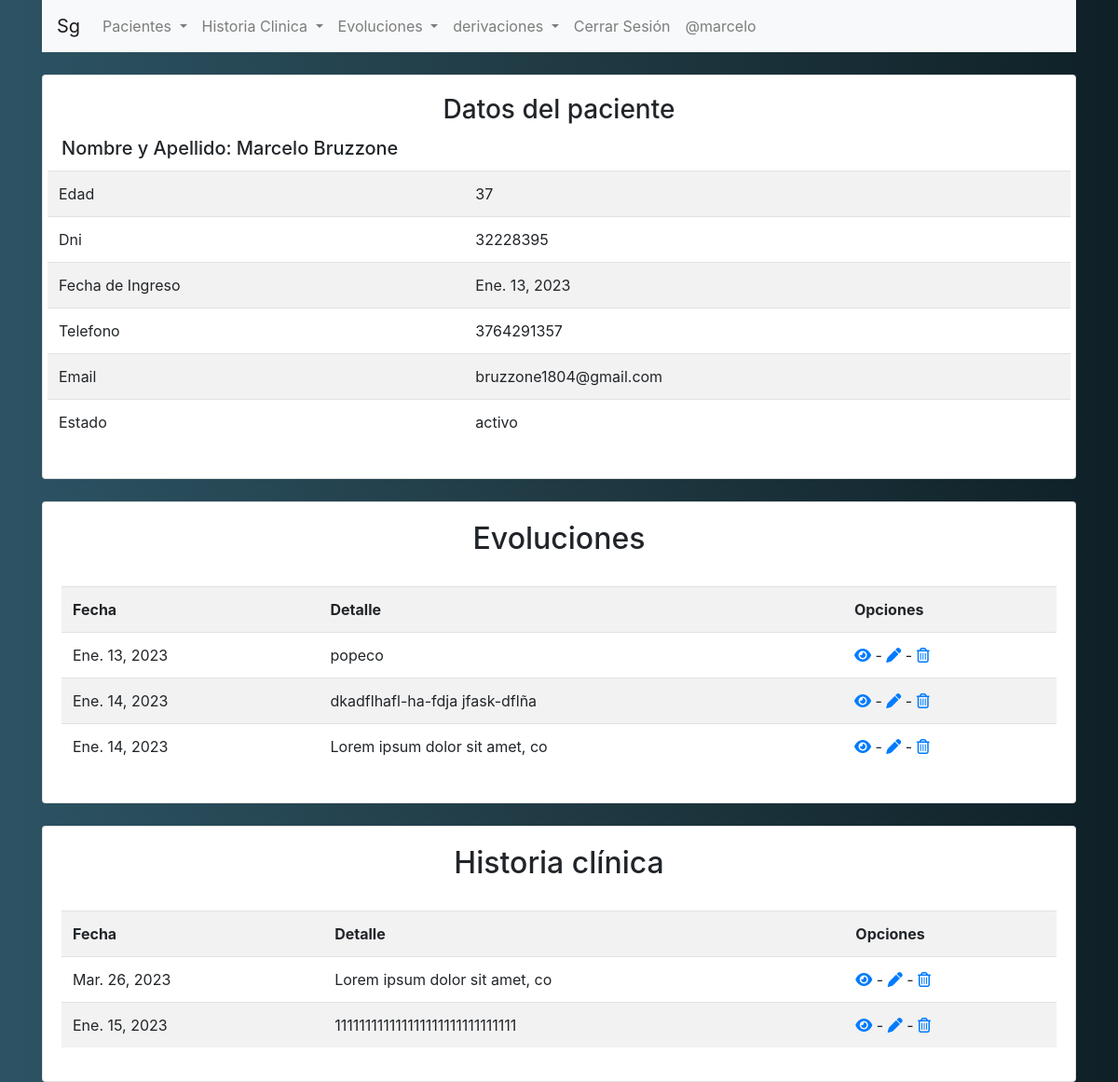
Screenshot of /detalle-paciente/1/ (signed in) with the database file from the repository.
### gestion/models.py (models this page shows, shortened)
class paciente(models.Model):
    nombre = models.CharField(max_length=100)
    apellido = models.CharField(max_length=100, blank=True)
    edad = models.IntegerField(blank=True)
    diagnostico_presuntivo = models.CharField(max_length=200, blank=True)
    motivo_consulta = models.CharField(max_length=200, blank=True)
    derivado = models.BooleanField(default=False)
    detalle_derivacion = models.CharField(max_length=200, blank=True)
    dni = models.CharField(max_length=100, blank=True)
    fecha_ingreso = models.DateField(blank=True, null=True)
    telefono = models.CharField(max_length=100, blank=True)
    email = models.EmailField(blank=True)
    estado = models.CharField(blank=True, null=True)
    estado_choices = (
        ('activo', 'activo'),
        ('inactivo', 'inactivo'),
        ('alta', 'alta'),
        ('derivado', 'derivado')
    )
    estado = models.CharField(
        max_length=20, choices=estado_choices, default='activo')
    imagen = models.ImageField(upload_to='pacientes', blank=True)

class evolucion(models.Model):
    paciente = models.ForeignKey(
        paciente, on_delete=models.CASCADE, blank=True)
    fecha = models.DateField(blank=True, null=True)
    detalle = models.TextField(blank=True)
    imagen = models.ImageField(upload_to='evoluciones', blank=True)

class historiaClinica(models.Model):
    paciente = models.ForeignKey(
        paciente, on_delete=models.CASCADE, blank=True)
    fecha = models.DateField(blank=True, null=True)
    detalle = models.TextField(blank=True)
    imagen = models.ImageField(upload_to='Hc', blank=True)

### gestion/views.py (the view)
# urls.py: path('detalle-paciente/<id>/', detalle_paciente, name='detalle_paciente'),
@permission_required('api.view_paciente')
def detalle_paciente(request, id):
    pelotudo = get_object_or_404(paciente, pk=id)
    evoluciones = evolucion.objects.filter(paciente=pelotudo)
    hcs = historiaClinica.objects.filter(paciente=pelotudo)
    data = {
        'paciente': pelotudo,
        'evoluciones': evoluciones,
        'hcs': hcs
    }
    return render(request, 'gestion/paciente/detalle.html', data)

### gestion/templates/gestion/paciente/detalle.html (shortened to what this page needs)
{% extends "gestion/layout.html" %} {% block body %}
<div class="card">
  <div class="card-body">
    <h3 class="card-title"><center>Datos del paciente</center></h3>
    <h5 class="card-title">
      Nombre y Apellido: {{paciente.nombre}} {{paciente.apellido}}
    </h5>
    <div class="row">
      <table class="table table-striped table-hover table-responsive-sm">
        <tbody>
          <tr>
            <td>Edad</td>
            <td>{{paciente.edad}}</td>
          </tr>
          <tr>
            <td>Dni</td>
            <td>{{paciente.dni}}</td>
          </tr>
          <tr>
            <td>Fecha de Ingreso</td>
            <td>{{paciente.fecha_ingreso}}</td>
          </tr>
          <tr>
            <td>Telefono</td>
            <td>{{paciente.telefono}}</td>
          </tr>
          <tr>
            <td>Email</td>
            <td>{{paciente.email}}</td>
          </tr>
          <tr>
            <td>Estado</td>
            <td>{{paciente.estado}}</td>
          </tr>
        </tbody>
      </table>
    </div>
  </div>
</div>
<br />
{% if evoluciones %}
<div class="card">
  <card class="card-body">
    <h2><center>Evoluciones</center></h2>
    <br />
    <table class="table table-striped table-hover table-responsive-sm">
      <tr>
        <th>Fecha</th>
        <th>Detalle</th>
        <th>Opciones</th>
      </tr>
      {% for evolucion in evoluciones %}
      <tr>
        <td>{{evolucion.fecha}}</td>
        <td>{{evolucion.detalle | slice:"30"}}</td>
        <td>
          <a
            href="{% url 'gestion:detalle_evolucion' evolucion.id %}"
            class="fas fa-eye"
          ></a>
          {% if perms.gestion.change_evolucion %}
          <a> - </a>
          <a
            href="{% url 'gestion:modificar_evolucion' evolucion.id %}"
            class="fas fa-pen"
          ></a>
          {% endif %} {% if perms.gestion.delete_evolucion %}
          <a> - </a>
          <a
            href="#"
            class="far fa-trash-alt"
            onclick="eliminarEvolucion({{evolucion.id}})"
          ></a>
          {% endif %}
        </td>
      </tr>
      {% endfor %}
    </table>
  </card>
</div>
<br />
{% endif %} {% if hcs %}
<div class="card">
  <card class="card-body">
    <h2><center>Historia clínica</center></h2>
    <br />
    <table class="table table-striped table-hover table-responsive-sm">
      <tr>
        <th>Fecha</th>
        <th>Detalle</th>
        <th>Opciones</th>
      </tr>
      {% for hc in hcs %}
      <tr>
        <td>{{hc.fecha}}</td>
        <td>{{hc.detalle | slice:"30"}}</td>
        <td>
          <a
            href="{% url 'gestion:detalle_historiaClinica' hc.id %}"
            class="fas fa-eye"
          ></a>
          {% if perms.gestion.change_historiaClinica %}
          <a> - </a>
          <a
            href="{% url 'gestion:modificar_historiaClinica' hc.id %}"
            class="fas fa-pen"
          ></a>
          {% endif %} {% if perms.gestion.delete_historiaClinica %}
          <a> - </a>
          <a
            href="#"
            class="far fa-trash-alt"
            onclick="eliminarhistoriaClinica({{hc.id}})"
          ></a>
          {% endif %}
        </td>
      </tr>
      {% endfor %}
    </table>
  </card>
</div>
{% endif %} {% endblock %}

### gestion/templates/gestion/layout.html (shortened to what this page needs)
{% load static %}
<!DOCTYPE html>
<html lang="en">
  <head>
    <link
      rel="stylesheet"
      href="https://cdn.jsdelivr.net/npm/bootstrap@4.6.1/dist/css/bootstrap.min.css"
    />
  </head>
  <body style="background: #0F2027;
  background: -webkit-linear-gradient(to right, #2C5364, #203A43, #0F2027);
  background: linear-gradient(to right, #2C5364, #203A43, #0F2027);">
    <div class="container">
    <nav class="navbar navbar-expand-lg navbar-light bg-light">
      <a class="navbar-brand" href="{% url 'gestion:index' %}">Sg</a>
      <div class="collapse navbar-collapse" id="navbarSupportedContent">
        <ul class="navbar-nav mr-auto">
          <li class="nav-item dropdown">
            <a
              class="nav-link dropdown-toggle"
              href="#"
              id="navbarDropdown"
              role="button"
              data-toggle="dropdown"
              aria-expanded="false"
            >
              Pacientes
            </a>
          </li>
          <li class="nav-item dropdown">
            <a
              class="nav-link dropdown-toggle"
              href="#"
              id="navbarDropdown"
              role="button"
              data-toggle="dropdown"
              aria-haspopup="true"
              aria-expanded="false"
            >
              Historia Clinica
            </a>
          </li>
          <li class="nav-item dropdown">
            <a
              class="nav-link dropdown-toggle"
              href="#"
              id="navbarDropdown"
              role="button"
              data-toggle="dropdown"
              aria-haspopup="true"
              aria-expanded="false"
            >
              Evoluciones
            </a>
          </li>
          <li class="nav-item dropdown">
            <a
              class="nav-link dropdown-toggle"
              href="#"
              id="navbarDropdown"
              role="button"
              data-toggle="dropdown"
              aria-haspopup="true"
              aria-expanded="false"
            >
              derivaciones
            </a>
          </li>
          {% if user.is_authenticated %}
              <li class="nav-item">
                <a class="nav-link" href="{% url 'logout' %}">Cerrar Sesión</a>
              </li>
              <li class="nav-item">
                <a class="nav-link" href="#">@{{user.username}}</a>
              </li class="nav-item">
              {% endif %}
        </ul>
      </div>
    </nav>
  </div>
    <br />
    <div class="container">{% block body %} {% endblock %}</div>
  </body>
</html>

### rows the page displays
paciente: nombre "Marcelo", apellido "Bruzzone", edad "37", dni "32228395", fecha_ingreso "Ene. 13, 2023", telefono "3764291357", email "bruzzone1804@gmail.com", estado "activo"
evolucion: fecha "Ene. 13, 2023", detalle "popeco"
evolucion: fecha "Ene. 14, 2023", detalle "dkadflhafl-ha-fdja jfask-dflña"
evolucion: fecha "Ene. 14, 2023", detalle "Lorem ipsum dolor sit amet, co"
historiaClinica: fecha "Mar. 26, 2023", detalle "Lorem ipsum dolor sit amet, co"
historiaClinica: fecha "Ene. 15, 2023", detalle "111111111111111111111111111111"

### other values shown
{{ user.username }} "marcelo"
